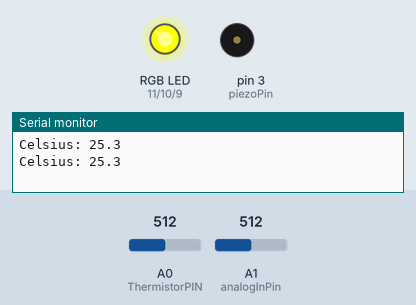
Bench run of a sketch on a simulated Arduino Uno, built with avr-gcc and run on an emulated ATmega328P. On the bench: an RGB LED mixed from three pins (HIGH = lit), buzzer (waves = sounding), the last lines printed to the serial monitor. Dashed ring = blinking. The test bench sets the inputs (shaded band); at power-on: A0 (ThermistorPIN) = 512, A1 (analogInPin) = 512.

Above: at 2.8 s.
2.9 s: A0 (ThermistorPIN) set to 533
5.6 s: A0 (ThermistorPIN) set to 552
At 6.4 s:
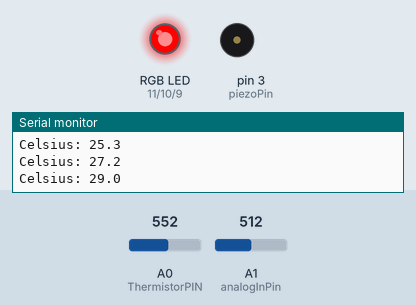
8.3 s: A0 (ThermistorPIN) set to 716
At 11.1 s:
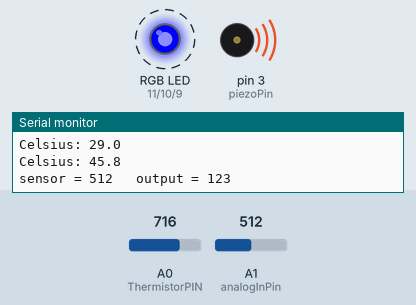
14.3 s: A0 (ThermistorPIN) set to 511
At 15.8 s:
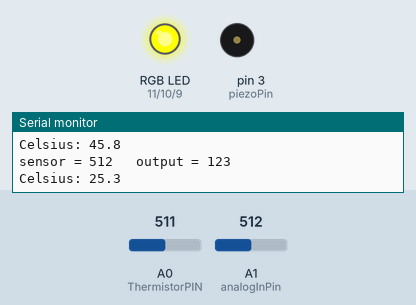
Timing chart, 0 to 17.3 s (numbered marks = the images above; inputs shaded):
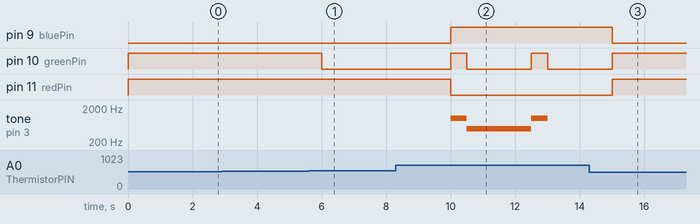

The sketch:

FinalSketch.ino
```cpp
/*
Adafruit Arduino - Lesson 3. RGB LED
*/

int redPin = 11;
int greenPin = 10;
int bluePin = 9;
int piezoPin = 3;

// These constants won't change. They're used to give names to the pins used:
const int analogInPin = A1;  // Analog input pin that the potentiometer is attached to
const int analogOutPin = 3; // Analog output pin that the LED is attached to

int sensorValue = 0;        // value read from the pot
int outputValue = 0;        // value output to the PWM (analog out)

//uncomment this line if using a Common Anode LED
#define COMMON_ANODE
/*
 * Inputs ADC Value from Thermistor and outputs Temperature in Celsius
 *  requires: include <math.h>
 * Utilizes the Steinhart-Hart Thermistor Equation:
 *    Temperature in Kelvin = 1 / {A + B[ln(R)] + C[ln(R)]3}
 *    where A = 0.001129148, B = 0.000234125 and C = 8.76741E-08
 *
 * These coefficients seem to work fairly universally, which is a bit of a
 * surprise.
 *
 * Schematic:
 *   [Ground] -- [10k-pad-resistor] -- | -- [thermistor] --[Vcc (5 or 3.3v)]
 *                                               |
 *                                          Analog Pin 0
 *
 * In case it isn't obvious (as it wasn't to me until I thought about it), the analog ports
 * measure the voltage between 0v -> Vcc which for an Arduino is a nominal 5v, but for (say)
 * a JeeNode, is a nominal 3.3v.
 *
 * The resistance calculation uses the ratio of the two resistors, so the voltage
 * specified above is really only required for the debugging that is commented out below
 *
 * Resistance = PadResistor * (1024/ADC -1)
 *
 * I have used this successfully with some CH Pipe Sensors (https://www.atcsemitec.co.uk/pdfdocs/ch.pdf)
 * which be obtained from https://www.rapidonline.co.uk.
 *
 */

#include <math.h>

#define ThermistorPIN 0                 // Analog Pin 0

float vcc = 4.91;                       // only used for display purposes, if used
                                        // set to the measured Vcc.
float pad = 9850;                       // balance/pad resistor value, set this to
                                        // the measured resistance of your pad resistor
float thermr = 10000;                   // thermistor nominal resistance

float Thermistor(int RawADC) {
  long Resistance;
  float Temp;  // Dual-Purpose variable to save space.

  Resistance=pad*((1024.0 / RawADC) - 1);
  Temp = log(Resistance); // Saving the Log(resistance) so not to calculate  it 4 times later
  Temp = 1 / (0.001129148 + (0.000234125 * Temp) + (0.0000000876741 * Temp * Temp * Temp));
  Temp = Temp - 273.15;  // Convert Kelvin to Celsius

  // BEGIN- Remove these lines for the function not to display anything
  //Serial.print("ADC: ");
  //Serial.print(RawADC);
  //Serial.print("/1024");                           // Print out RAW ADC Number
  //Serial.print(", vcc: ");
  //Serial.print(vcc,2);
  //Serial.print(", pad: ");
  //Serial.print(pad/1000,3);
  //Serial.print(" Kohms, Volts: ");
  //Serial.print(((RawADC*vcc)/1024.0),3);
  //Serial.print(", Resistance: ");
  //Serial.print(Resistance);
  //Serial.print(" ohms, ");
  // END- Remove these lines for the function not to display anything

  // Uncomment this line for the function to return Fahrenheit instead.
  //temp = (Temp * 9.0)/ 5.0 + 32.0;                  // Convert to Fahrenheit
  return Temp;                                      // Return the Temperature
}
void setup()
{
  // initialize serial communications at 9600 bps:
  Serial.begin(9600);
  Serial.begin(115200);
  pinMode(redPin, OUTPUT);
  pinMode(greenPin, OUTPUT);
  pinMode(bluePin, OUTPUT);
}

void loop()
{

  float temp;
  temp=Thermistor(analogRead(ThermistorPIN));       // read ADC and  convert it to Celsius
  Serial.print("Celsius: ");
  Serial.print(temp,1);                             // display Celsius
  //temp = (temp * 9.0)/ 5.0 + 32.0;                  // converts to  Fahrenheit
  //Serial.print(", Fahrenheit: ");
  //Serial.print(temp,1);                             // display  Fahrenheit
  Serial.println("");


  if(temp>29.5){
  setColor(255, 0, 0);  // red
   /*Tone needs 2 arguments, but can take three
    1) Pin#
    2) Frequency - this is in hertz (cycles per second) which determines the pitch of the noise made
    3) Duration - how long teh tone plays
  */
  tone(piezoPin, 1000, 500);
  delay(500);
  setColor(255, 255, 0); // change to yellow when beep goes off.
  // read the analog in value:
  sensorValue = analogRead(analogInPin);
  // map it to the range of the analog out:
  outputValue = map(sensorValue, 0, 1053, 0, 255);
  // change the analog out value:
  analogWrite(analogOutPin, outputValue);

  // print the results to the Serial Monitor:
  Serial.print("sensor = ");
  Serial.print(sensorValue);
  Serial.print("\t output = ");
  Serial.println(outputValue);
  }
  else if(temp<28){
  setColor(0, 0, 255);  // blue
  noTone(piezoPin);
  }
  else{
  setColor(0, 255, 255); // Aqua
  noTone(piezoPin);
  }
  delay(2000);
}
void setColor(int red, int green, int blue)
{
  #ifdef COMMON_ANODE
    red = 255 - red;
    green = 255 - green;
    blue = 255 - blue;
  #endif
  analogWrite(redPin, red);
  analogWrite(greenPin, green);
  analogWrite(bluePin, blue);
}
```

Measured:
- the behaviour switches between 541 and 542 on A0 (ThermistorPIN) (found by bisection; images 0 and 1)
- after the input at 5.6 s, pin 10 (greenPin): HIGH → LOW after 0.40 s
- after the input at 8.3 s, pin 9 (bluePin): LOW → HIGH after 1.7 s; pin 10 (greenPin): alternates HIGH for 0.50 s and LOW for 2.0 s, starting after 1.7 s; pin 11 (redPin): HIGH → LOW after 1.7 s; tone on pin 3 (piezoPin): silent → 1000 Hz after 1.7 s, → 490 Hz 0.50 s later, → 1000 Hz 2.0 s later, → silent 0.50 s later
- after the input at 14.3 s, pin 9 (bluePin): HIGH → LOW after 0.71 s; pin 10 (greenPin): goes on until 15.0 s, then stays HIGH; pin 11 (redPin): LOW → HIGH after 0.71 s; tone on pin 3 (piezoPin): stays silent (without the input it goes to 1000 Hz after 0.71 s)
